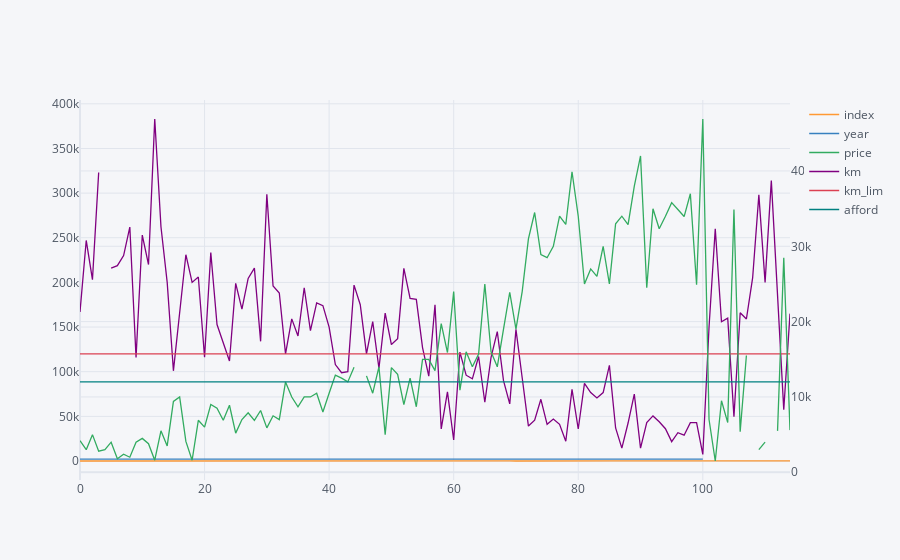

Notebook code cell kept with this figure:
### Code cell
df_yr_sort.iplot(secondary_y=['price','afford'])
